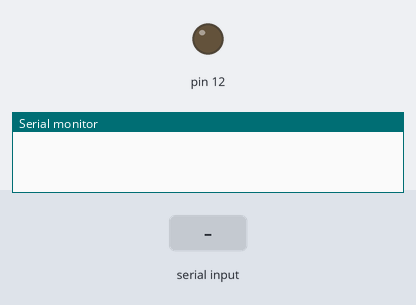
This sketch was run on a simulated Arduino Uno, built with avr-gcc and run on an emulated ATmega328P. On the bench: output pins drawn as LEDs (lit = HIGH), the last lines printed to the serial monitor. Inputs (shaded band) come from the test bench.

Above: at 1.2 s.
1.3 s: "1" received over Serial
At 2.0 s:
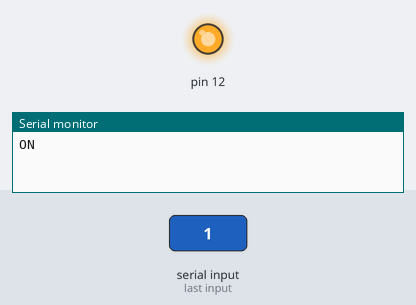
2.8 s: "0" received over Serial
At 3.2 s:
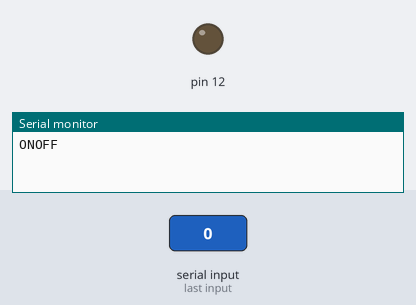
Timing chart, 0 to 5.8 s (numbered marks = the images above; inputs shaded):
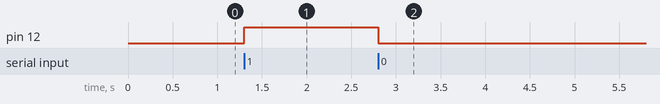

The sketch:

BT_CONTROLLED_LED.ino
```cpp
void setup()
{
Serial.begin(9600);
pinMode(12,OUTPUT);
}
void loop()
{
  char c = Serial.read();

  switch(c)
  {
    case '1': digitalWrite(12,HIGH);
              Serial.print("ON");
                break;
    case '0':digitalWrite(12,LOW);
              Serial.print("OFF");
              break;
  }

}
```

Measured:
- after the input at 1.3 s, pin 12: LOW → HIGH at once
- after the input at 2.8 s, pin 12: HIGH → LOW at once
